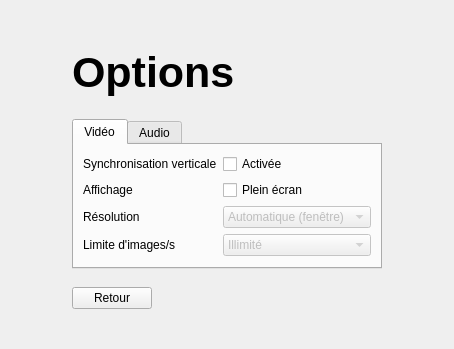
<?xml version="1.0" encoding="UTF-8"?>
<ui version="4.0">
 <class>OptionsPage</class>
 <widget class="QWidget" name="OptionsPage">
  <layout class="QVBoxLayout" name="verticalLayout">
   <property name="leftMargin"><number>72</number></property>
   <property name="topMargin"><number>48</number></property>
   <property name="rightMargin"><number>72</number></property>
   <property name="bottomMargin"><number>40</number></property>
   <item>
    <widget class="QLabel" name="optionsTitle">
     <property name="font"><font><pointsize>32</pointsize><bold>true</bold></font></property>
     <property name="text"><string>Options</string></property>
    </widget>
   </item>
   <item>
    <spacer name="titleSpacer">
     <property name="orientation"><enum>Qt::Vertical</enum></property>
     <property name="sizeType"><enum>QSizePolicy::Fixed</enum></property>
     <property name="sizeHint" stdset="0"><size><width>0</width><height>16</height></size></property>
    </spacer>
   </item>
   <item>
    <widget class="QTabWidget" name="tabWidget">
     <widget class="QWidget" name="videoTab">
      <attribute name="title"><string>Vidéo</string></attribute>
      <layout class="QFormLayout" name="videoForm">
       <item row="0" column="0"><widget class="QLabel" name="vsyncLabel"><property name="text"><string>Synchronisation verticale</string></property></widget></item>
       <item row="0" column="1"><widget class="QCheckBox" name="vsyncCheck"><property name="text"><string>Activée</string></property></widget></item>
       <item row="1" column="0"><widget class="QLabel" name="displayLabel"><property name="text"><string>Affichage</string></property></widget></item>
       <item row="1" column="1"><widget class="QCheckBox" name="fullscreenCheck"><property name="text"><string>Plein écran</string></property></widget></item>
       <item row="2" column="0"><widget class="QLabel" name="resolutionLabel"><property name="text"><string>Résolution</string></property></widget></item>
       <item row="2" column="1">
        <widget class="QComboBox" name="resolutionCombo">
         <property name="enabled"><bool>false</bool></property>
         <item><property name="text"><string>Automatique (fenêtre)</string></property></item>
         <item><property name="text"><string>1280 × 720</string></property></item>
         <item><property name="text"><string>1920 × 1080</string></property></item>
        </widget>
       </item>
       <item row="3" column="0"><widget class="QLabel" name="fpsLabel"><property name="text"><string>Limite d'images/s</string></property></widget></item>
       <item row="3" column="1">
        <widget class="QComboBox" name="fpsCombo">
         <property name="enabled"><bool>false</bool></property>
         <item><property name="text"><string>Illimité</string></property></item>
         <item><property name="text"><string>60</string></property></item>
         <item><property name="text"><string>144</string></property></item>
        </widget>
       </item>
      </layout>
     </widget>
     <widget class="QWidget" name="audioTab">
      <attribute name="title"><string>Audio</string></attribute>
      <layout class="QVBoxLayout" name="audioLayout">
       <item><widget class="QLabel" name="audioLabel"><property name="text"><string>Audio à venir (aucun système audio pour le moment).</string></property></widget></item>
       <item>
        <spacer name="audioSpacer">
         <property name="orientation"><enum>Qt::Vertical</enum></property>
         <property name="sizeHint" stdset="0"><size><width>0</width><height>0</height></size></property>
        </spacer>
       </item>
      </layout>
     </widget>
    </widget>
   </item>
   <item>
    <spacer name="bottomSpacer">
     <property name="orientation"><enum>Qt::Vertical</enum></property>
     <property name="sizeType"><enum>QSizePolicy::Fixed</enum></property>
     <property name="sizeHint" stdset="0"><size><width>0</width><height>12</height></size></property>
    </spacer>
   </item>
   <item>
    <layout class="QHBoxLayout" name="bottomLayout">
     <item><widget class="QPushButton" name="backButton"><property name="text"><string>Retour</string></property></widget></item>
     <item>
      <spacer name="backSpacer">
       <property name="orientation"><enum>Qt::Horizontal</enum></property>
       <property name="sizeHint" stdset="0"><size><width>0</width><height>0</height></size></property>
      </spacer>
     </item>
    </layout>
   </item>
  </layout>
 </widget>
 <resources/>
 <connections/>
</ui>
